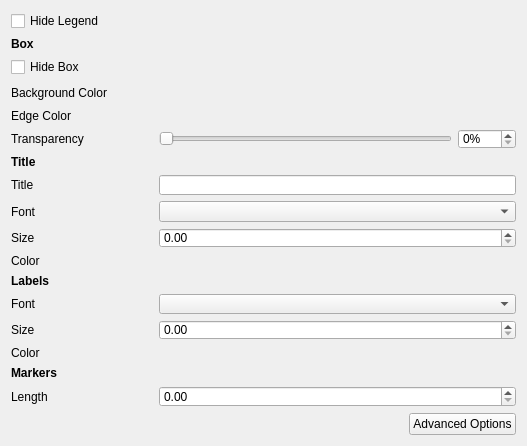
<?xml version="1.0" encoding="UTF-8"?>
<ui version="4.0">
 <class>Form</class>
 <widget class="QWidget" name="Form">
  <property name="geometry">
   <rect>
    <x>0</x>
    <y>0</y>
    <width>527</width>
    <height>446</height>
   </rect>
  </property>
  <property name="sizePolicy">
   <sizepolicy hsizetype="Minimum" vsizetype="Expanding">
    <horstretch>0</horstretch>
    <verstretch>0</verstretch>
   </sizepolicy>
  </property>
  <property name="minimumSize">
   <size>
    <width>200</width>
    <height>20</height>
   </size>
  </property>
  <property name="windowTitle">
   <string>Form</string>
  </property>
  <layout class="QGridLayout" name="gridLayout">
   <item row="1" column="0">
    <layout class="QVBoxLayout" name="verticalLayout_2">
     <item>
      <layout class="QGridLayout" name="grid_layout">
       <property name="sizeConstraint">
        <enum>QLayout::SetDefaultConstraint</enum>
       </property>
       <item row="9" column="2" colspan="2">
        <widget class="QWidget" name="title_color_selector_dummy_widget" native="true">
         <property name="sizePolicy">
          <sizepolicy hsizetype="Expanding" vsizetype="Preferred">
           <horstretch>0</horstretch>
           <verstretch>0</verstretch>
          </sizepolicy>
         </property>
        </widget>
       </item>
       <item row="11" column="2" colspan="2">
        <widget class="QComboBox" name="entries_font_combo_box"/>
       </item>
       <item row="4" column="3">
        <widget class="QSpinBox" name="transparency_spin_box">
         <property name="suffix">
          <string>%</string>
         </property>
         <property name="maximum">
          <number>100</number>
         </property>
        </widget>
       </item>
       <item row="2" column="2" colspan="2">
        <widget class="QWidget" name="background_color_selector_dummy_widget" native="true">
         <property name="sizePolicy">
          <sizepolicy hsizetype="Expanding" vsizetype="Preferred">
           <horstretch>0</horstretch>
           <verstretch>0</verstretch>
          </sizepolicy>
         </property>
        </widget>
       </item>
       <item row="2" column="0">
        <widget class="QLabel" name="background_color_label">
         <property name="text">
          <string>Background Color</string>
         </property>
        </widget>
       </item>
       <item row="4" column="2">
        <widget class="QSlider" name="transparency_slider">
         <property name="maximum">
          <number>100</number>
         </property>
         <property name="orientation">
          <enum>Qt::Horizontal</enum>
         </property>
        </widget>
       </item>
       <item row="4" column="0">
        <widget class="QLabel" name="transparency_label">
         <property name="text">
          <string>Transparency</string>
         </property>
        </widget>
       </item>
       <item row="5" column="0">
        <widget class="QLabel" name="title_label_2">
         <property name="font">
          <font>
           <pointsize>9</pointsize>
           <weight>75</weight>
           <bold>true</bold>
          </font>
         </property>
         <property name="text">
          <string>Title</string>
         </property>
        </widget>
       </item>
       <item row="1" column="0" colspan="2">
        <widget class="QCheckBox" name="hide_box_check_box">
         <property name="text">
          <string>Hide Box</string>
         </property>
        </widget>
       </item>
       <item row="12" column="0">
        <widget class="QLabel" name="entries_size_label">
         <property name="text">
          <string>Size</string>
         </property>
        </widget>
       </item>
       <item row="0" column="0">
        <widget class="QLabel" name="box_label">
         <property name="font">
          <font>
           <pointsize>9</pointsize>
           <weight>75</weight>
           <bold>true</bold>
          </font>
         </property>
         <property name="text">
          <string>Box</string>
         </property>
        </widget>
       </item>
       <item row="3" column="0">
        <widget class="QLabel" name="edge_color_label">
         <property name="text">
          <string>Edge Color</string>
         </property>
        </widget>
       </item>
       <item row="3" column="2" colspan="2">
        <widget class="QWidget" name="edge_color_selector_dummy_widget" native="true">
         <property name="sizePolicy">
          <sizepolicy hsizetype="Expanding" vsizetype="Preferred">
           <horstretch>0</horstretch>
           <verstretch>0</verstretch>
          </sizepolicy>
         </property>
        </widget>
       </item>
       <item row="17" column="0">
        <widget class="QLabel" name="marker_size_label">
         <property name="text">
          <string>Length</string>
         </property>
        </widget>
       </item>
       <item row="13" column="2" colspan="2">
        <widget class="QWidget" name="entries_color_selector_dummy_widget" native="true"/>
       </item>
       <item row="11" column="0">
        <widget class="QLabel" name="entries_font_label">
         <property name="text">
          <string>Font</string>
         </property>
        </widget>
       </item>
       <item row="2" column="1">
        <spacer name="horizontalSpacer_3">
         <property name="orientation">
          <enum>Qt::Horizontal</enum>
         </property>
         <property name="sizeType">
          <enum>QSizePolicy::Fixed</enum>
         </property>
         <property name="sizeHint" stdset="0">
          <size>
           <width>40</width>
           <height>20</height>
          </size>
         </property>
        </spacer>
       </item>
       <item row="13" column="0">
        <widget class="QLabel" name="entries_color_label">
         <property name="text">
          <string>Color</string>
         </property>
        </widget>
       </item>
       <item row="12" column="2" colspan="2">
        <widget class="QDoubleSpinBox" name="entries_size_spin_box">
         <property name="sizePolicy">
          <sizepolicy hsizetype="Expanding" vsizetype="Fixed">
           <horstretch>0</horstretch>
           <verstretch>0</verstretch>
          </sizepolicy>
         </property>
        </widget>
       </item>
       <item row="6" column="0">
        <widget class="QLabel" name="title_label">
         <property name="text">
          <string>Title</string>
         </property>
        </widget>
       </item>
       <item row="6" column="2" colspan="2">
        <widget class="QLineEdit" name="title_line_edit"/>
       </item>
       <item row="7" column="0">
        <widget class="QLabel" name="label_2">
         <property name="text">
          <string>Font</string>
         </property>
        </widget>
       </item>
       <item row="9" column="0">
        <widget class="QLabel" name="label_4">
         <property name="text">
          <string>Color</string>
         </property>
        </widget>
       </item>
       <item row="8" column="0">
        <widget class="QLabel" name="label_3">
         <property name="text">
          <string>Size</string>
         </property>
        </widget>
       </item>
       <item row="7" column="2" colspan="2">
        <widget class="QComboBox" name="title_font_combo_box"/>
       </item>
       <item row="8" column="2" colspan="2">
        <widget class="QDoubleSpinBox" name="title_size_spin_box"/>
       </item>
       <item row="10" column="0">
        <widget class="QLabel" name="entries_label">
         <property name="font">
          <font>
           <pointsize>9</pointsize>
           <weight>75</weight>
           <bold>true</bold>
          </font>
         </property>
         <property name="text">
          <string>Labels</string>
         </property>
        </widget>
       </item>
       <item row="17" column="2" colspan="2">
        <widget class="QDoubleSpinBox" name="marker_size_spin_box"/>
       </item>
       <item row="16" column="0">
        <widget class="QLabel" name="markers_label">
         <property name="font">
          <font>
           <pointsize>9</pointsize>
           <weight>75</weight>
           <bold>true</bold>
          </font>
         </property>
         <property name="text">
          <string>Markers</string>
         </property>
         <property name="margin">
          <number>2</number>
         </property>
        </widget>
       </item>
      </layout>
     </item>
     <item>
      <layout class="QGridLayout" name="grid_layout_4">
       <item row="0" column="0">
        <spacer name="horizontalSpacer_8">
         <property name="orientation">
          <enum>Qt::Horizontal</enum>
         </property>
         <property name="sizeHint" stdset="0">
          <size>
           <width>40</width>
           <height>20</height>
          </size>
         </property>
        </spacer>
       </item>
       <item row="0" column="1">
        <widget class="QPushButton" name="advanced_options_push_button">
         <property name="sizePolicy">
          <sizepolicy hsizetype="Fixed" vsizetype="Fixed">
           <horstretch>0</horstretch>
           <verstretch>0</verstretch>
          </sizepolicy>
         </property>
         <property name="text">
          <string>Advanced Options</string>
         </property>
        </widget>
       </item>
      </layout>
     </item>
    </layout>
   </item>
   <item row="0" column="0">
    <widget class="QCheckBox" name="hide_legend_check_box">
     <property name="text">
      <string>Hide Legend</string>
     </property>
    </widget>
   </item>
  </layout>
 </widget>
 <resources/>
 <connections/>
</ui>
